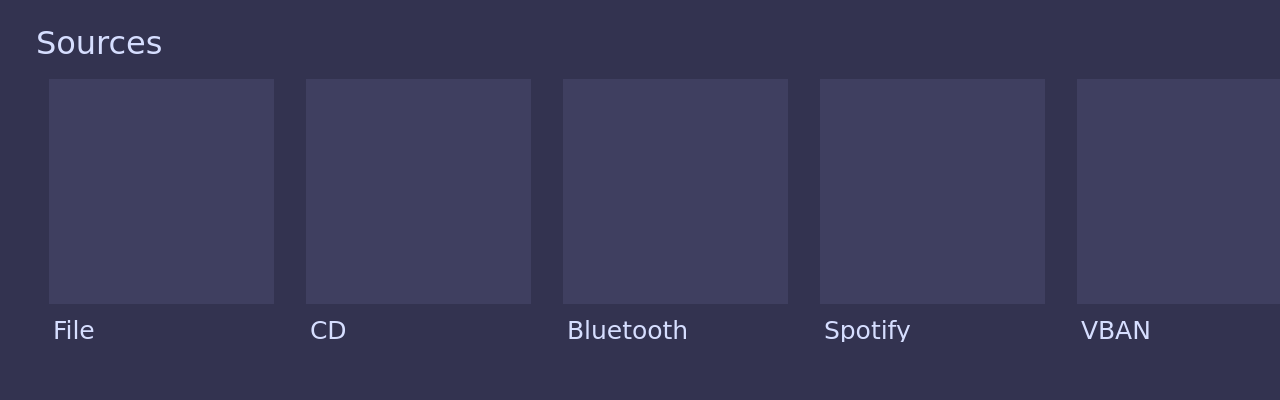
<?xml version="1.0" encoding="UTF-8"?>
<ui version="4.0">
 <class>MainMenuView</class>
 <widget class="QWidget" name="MainMenuView">
  <property name="geometry">
   <rect>
    <x>0</x>
    <y>0</y>
    <width>1280</width>
    <height>400</height>
   </rect>
  </property>
  <property name="baseSize">
   <size>
    <width>1280</width>
    <height>400</height>
   </size>
  </property>
  <property name="windowTitle">
   <string>Form</string>
  </property>
  <property name="autoFillBackground">
   <bool>false</bool>
  </property>
  <property name="styleSheet">
   <string notr="true">#MainMenuView {
	background-color: #333350;
}</string>
  </property>
  <layout class="QVBoxLayout" name="verticalLayout">
   <property name="spacing">
    <number>0</number>
   </property>
   <property name="leftMargin">
    <number>0</number>
   </property>
   <property name="topMargin">
    <number>0</number>
   </property>
   <property name="rightMargin">
    <number>0</number>
   </property>
   <property name="bottomMargin">
    <number>0</number>
   </property>
   <item>
    <layout class="QHBoxLayout" name="headerLayout">
     <property name="spacing">
      <number>8</number>
     </property>
     <property name="sizeConstraint">
      <enum>QLayout::SetDefaultConstraint</enum>
     </property>
     <property name="leftMargin">
      <number>36</number>
     </property>
     <property name="topMargin">
      <number>24</number>
     </property>
     <property name="rightMargin">
      <number>22</number>
     </property>
     <property name="bottomMargin">
      <number>8</number>
     </property>
     <item>
      <widget class="QLabel" name="label">
       <property name="font">
        <font>
         <family>DejaVu Sans</family>
         <pointsize>24</pointsize>
         <italic>false</italic>
         <bold>false</bold>
         <kerning>true</kerning>
        </font>
       </property>
       <property name="styleSheet">
        <string notr="true">QLabel {
	color: #D6DEFF;
}</string>
       </property>
       <property name="text">
        <string>Sources</string>
       </property>
      </widget>
     </item>
     <item>
      <spacer name="horizontalSpacer_2">
       <property name="orientation">
        <enum>Qt::Horizontal</enum>
       </property>
       <property name="sizeHint" stdset="0">
        <size>
         <width>40</width>
         <height>20</height>
        </size>
       </property>
      </spacer>
     </item>
     <item>
      <widget class="QPushButton" name="backButton">
       <property name="maximumSize">
        <size>
         <width>56</width>
         <height>56</height>
        </size>
       </property>
       <property name="font">
        <font>
         <family>DejaVu Sans Mono</family>
         <pointsize>12</pointsize>
         <bold>true</bold>
        </font>
       </property>
       <property name="styleSheet">
        <string notr="true">QPushButton {
	background-color: transparent;
	border: 0px;
	border-radius: 28px;
}

QPushButton:pressed {
	border: 0px;
	border-radius: 28px;
	background-color: #4A4A71;
}</string>
       </property>
       <property name="text">
        <string/>
       </property>
       <property name="icon">
        <iconset>
         <normalon>:/assets/menu-icon-x.png</normalon>
        </iconset>
       </property>
       <property name="iconSize">
        <size>
         <width>56</width>
         <height>56</height>
        </size>
       </property>
      </widget>
     </item>
    </layout>
   </item>
   <item>
    <widget class="QScrollArea" name="scrollArea">
     <property name="autoFillBackground">
      <bool>false</bool>
     </property>
     <property name="styleSheet">
      <string notr="true">QWidget {
	background-color: transparent;
}</string>
     </property>
     <property name="frameShape">
      <enum>QFrame::NoFrame</enum>
     </property>
     <property name="frameShadow">
      <enum>QFrame::Plain</enum>
     </property>
     <property name="lineWidth">
      <number>0</number>
     </property>
     <property name="verticalScrollBarPolicy">
      <enum>Qt::ScrollBarAlwaysOff</enum>
     </property>
     <property name="horizontalScrollBarPolicy">
      <enum>Qt::ScrollBarAlwaysOff</enum>
     </property>
     <property name="widgetResizable">
      <bool>false</bool>
     </property>
     <widget class="QWidget" name="scrollAreaWidgetContents">
      <property name="geometry">
       <rect>
        <x>0</x>
        <y>0</y>
        <width>1540</width>
        <height>312</height>
       </rect>
      </property>
      <layout class="QHBoxLayout" name="horizontalLayout">
       <property name="spacing">
        <number>32</number>
       </property>
       <item>
        <spacer name="horizontalSpacer_3">
         <property name="orientation">
          <enum>Qt::Horizontal</enum>
         </property>
         <property name="sizeType">
          <enum>QSizePolicy::Fixed</enum>
         </property>
         <property name="sizeHint" stdset="0">
          <size>
           <width>40</width>
           <height>20</height>
          </size>
         </property>
        </spacer>
       </item>
       <item>
        <widget class="QWidget" name="fileButtonWidget" native="true">
         <property name="sizePolicy">
          <sizepolicy hsizetype="Preferred" vsizetype="Preferred">
           <horstretch>0</horstretch>
           <verstretch>0</verstretch>
          </sizepolicy>
         </property>
         <layout class="QVBoxLayout" name="verticalLayout_3">
          <property name="spacing">
           <number>14</number>
          </property>
          <property name="sizeConstraint">
           <enum>QLayout::SetDefaultConstraint</enum>
          </property>
          <property name="leftMargin">
           <number>0</number>
          </property>
          <property name="topMargin">
           <number>0</number>
          </property>
          <property name="rightMargin">
           <number>0</number>
          </property>
          <property name="bottomMargin">
           <number>0</number>
          </property>
          <item>
           <widget class="QPushButton" name="fileSourceButton">
            <property name="sizePolicy">
             <sizepolicy hsizetype="Fixed" vsizetype="Fixed">
              <horstretch>0</horstretch>
              <verstretch>0</verstretch>
             </sizepolicy>
            </property>
            <property name="minimumSize">
             <size>
              <width>225</width>
              <height>225</height>
             </size>
            </property>
            <property name="maximumSize">
             <size>
              <width>225</width>
              <height>225</height>
             </size>
            </property>
            <property name="font">
             <font>
              <family>DejaVu Sans Mono</family>
              <pointsize>24</pointsize>
              <bold>false</bold>
              <kerning>true</kerning>
             </font>
            </property>
            <property name="styleSheet">
             <string notr="true">QPushButton {
	color: #D6DEFF;
	background-color: #3F3F60;
	border: 0px;
	border-radius: 0px;
}

QPushButton:pressed {
	color: #D6DEFF;
	background-color: #4A4A71;
	border: 0px;
}</string>
            </property>
            <property name="text">
             <string/>
            </property>
            <property name="icon">
             <iconset>
              <normalon>:/assets/source-icon-file.png</normalon>
             </iconset>
            </property>
            <property name="iconSize">
             <size>
              <width>128</width>
              <height>128</height>
             </size>
            </property>
           </widget>
          </item>
          <item>
           <layout class="QHBoxLayout" name="horizontalLayout_2">
            <property name="spacing">
             <number>0</number>
            </property>
            <property name="topMargin">
             <number>0</number>
            </property>
            <item>
             <spacer name="horizontalSpacer_4">
              <property name="orientation">
               <enum>Qt::Horizontal</enum>
              </property>
              <property name="sizeType">
               <enum>QSizePolicy::Fixed</enum>
              </property>
              <property name="sizeHint" stdset="0">
               <size>
                <width>4</width>
                <height>20</height>
               </size>
              </property>
             </spacer>
            </item>
            <item>
             <widget class="QLabel" name="label_2">
              <property name="minimumSize">
               <size>
                <width>0</width>
                <height>24</height>
               </size>
              </property>
              <property name="maximumSize">
               <size>
                <width>16777215</width>
                <height>24</height>
               </size>
              </property>
              <property name="font">
               <font>
                <family>DejaVu Sans</family>
                <pointsize>19</pointsize>
               </font>
              </property>
              <property name="styleSheet">
               <string notr="true">QLabel {
	color: #D6DEFF;
}</string>
              </property>
              <property name="text">
               <string>File</string>
              </property>
             </widget>
            </item>
           </layout>
          </item>
          <item>
           <spacer name="verticalSpacer_2">
            <property name="orientation">
             <enum>Qt::Vertical</enum>
            </property>
            <property name="sizeHint" stdset="0">
             <size>
              <width>20</width>
              <height>40</height>
             </size>
            </property>
           </spacer>
          </item>
         </layout>
        </widget>
       </item>
       <item>
        <widget class="QWidget" name="cdButtonWidget" native="true">
         <property name="sizePolicy">
          <sizepolicy hsizetype="Preferred" vsizetype="Preferred">
           <horstretch>0</horstretch>
           <verstretch>0</verstretch>
          </sizepolicy>
         </property>
         <layout class="QVBoxLayout" name="verticalLayout_4">
          <property name="spacing">
           <number>14</number>
          </property>
          <property name="sizeConstraint">
           <enum>QLayout::SetDefaultConstraint</enum>
          </property>
          <property name="leftMargin">
           <number>0</number>
          </property>
          <property name="topMargin">
           <number>0</number>
          </property>
          <property name="rightMargin">
           <number>0</number>
          </property>
          <property name="bottomMargin">
           <number>0</number>
          </property>
          <item>
           <widget class="QPushButton" name="cdSourceButton">
            <property name="sizePolicy">
             <sizepolicy hsizetype="Fixed" vsizetype="Fixed">
              <horstretch>0</horstretch>
              <verstretch>0</verstretch>
             </sizepolicy>
            </property>
            <property name="minimumSize">
             <size>
              <width>225</width>
              <height>225</height>
             </size>
            </property>
            <property name="maximumSize">
             <size>
              <width>225</width>
              <height>225</height>
             </size>
            </property>
            <property name="font">
             <font>
              <family>DejaVu Sans Mono</family>
              <pointsize>24</pointsize>
              <bold>false</bold>
              <kerning>true</kerning>
             </font>
            </property>
            <property name="styleSheet">
             <string notr="true">QPushButton {
	color: #D6DEFF;
	background-color: #3F3F60;
	border: 0px;
	border-radius: 0px;
}

QPushButton:pressed {
	color: #D6DEFF;
	background-color: #4A4A71;
	border: 0px;
}</string>
            </property>
            <property name="text">
             <string/>
            </property>
            <property name="icon">
             <iconset>
              <normalon>:/assets/source-icon-cd.png</normalon>
             </iconset>
            </property>
            <property name="iconSize">
             <size>
              <width>128</width>
              <height>128</height>
             </size>
            </property>
           </widget>
          </item>
          <item>
           <layout class="QHBoxLayout" name="horizontalLayout_3">
            <property name="spacing">
             <number>0</number>
            </property>
            <property name="topMargin">
             <number>0</number>
            </property>
            <item>
             <spacer name="horizontalSpacer_5">
              <property name="orientation">
               <enum>Qt::Horizontal</enum>
              </property>
              <property name="sizeType">
               <enum>QSizePolicy::Fixed</enum>
              </property>
              <property name="sizeHint" stdset="0">
               <size>
                <width>4</width>
                <height>20</height>
               </size>
              </property>
             </spacer>
            </item>
            <item>
             <widget class="QLabel" name="label_3">
              <property name="minimumSize">
               <size>
                <width>0</width>
                <height>24</height>
               </size>
              </property>
              <property name="maximumSize">
               <size>
                <width>16777215</width>
                <height>24</height>
               </size>
              </property>
              <property name="font">
               <font>
                <family>DejaVu Sans</family>
                <pointsize>19</pointsize>
               </font>
              </property>
              <property name="styleSheet">
               <string notr="true">QLabel {
	color: #D6DEFF;
}</string>
              </property>
              <property name="text">
               <string>CD</string>
              </property>
             </widget>
            </item>
           </layout>
          </item>
          <item>
           <spacer name="verticalSpacer_3">
            <property name="orientation">
             <enum>Qt::Vertical</enum>
            </property>
            <property name="sizeHint" stdset="0">
             <size>
              <width>20</width>
              <height>40</height>
             </size>
            </property>
           </spacer>
          </item>
         </layout>
        </widget>
       </item>
       <item>
        <widget class="QWidget" name="btButtonWidget" native="true">
         <property name="sizePolicy">
          <sizepolicy hsizetype="Preferred" vsizetype="Preferred">
           <horstretch>0</horstretch>
           <verstretch>0</verstretch>
          </sizepolicy>
         </property>
         <layout class="QVBoxLayout" name="verticalLayout_5">
          <property name="spacing">
           <number>14</number>
          </property>
          <property name="sizeConstraint">
           <enum>QLayout::SetDefaultConstraint</enum>
          </property>
          <property name="leftMargin">
           <number>0</number>
          </property>
          <property name="topMargin">
           <number>0</number>
          </property>
          <property name="rightMargin">
           <number>0</number>
          </property>
          <property name="bottomMargin">
           <number>0</number>
          </property>
          <item>
           <widget class="QPushButton" name="btSourceButton">
            <property name="sizePolicy">
             <sizepolicy hsizetype="Fixed" vsizetype="Fixed">
              <horstretch>0</horstretch>
              <verstretch>0</verstretch>
             </sizepolicy>
            </property>
            <property name="minimumSize">
             <size>
              <width>225</width>
              <height>225</height>
             </size>
            </property>
            <property name="maximumSize">
             <size>
              <width>225</width>
              <height>225</height>
             </size>
            </property>
            <property name="font">
             <font>
              <family>DejaVu Sans Mono</family>
              <pointsize>24</pointsize>
              <bold>false</bold>
              <kerning>true</kerning>
             </font>
            </property>
            <property name="styleSheet">
             <string notr="true">QPushButton {
	color: #D6DEFF;
	background-color: #3F3F60;
	border: 0px;
	border-radius: 0px;
}

QPushButton:pressed {
	color: #D6DEFF;
	background-color: #4A4A71;
	border: 0px;
}</string>
            </property>
            <property name="text">
             <string/>
            </property>
            <property name="icon">
             <iconset>
              <normalon>:/assets/source-icon-bluetooth.png</normalon>
             </iconset>
            </property>
            <property name="iconSize">
             <size>
              <width>128</width>
              <height>128</height>
             </size>
            </property>
           </widget>
          </item>
          <item>
           <layout class="QHBoxLayout" name="horizontalLayout_4">
            <property name="spacing">
             <number>0</number>
            </property>
            <property name="topMargin">
             <number>0</number>
            </property>
            <item>
             <spacer name="horizontalSpacer_6">
              <property name="orientation">
               <enum>Qt::Horizontal</enum>
              </property>
              <property name="sizeType">
               <enum>QSizePolicy::Fixed</enum>
              </property>
              <property name="sizeHint" stdset="0">
               <size>
                <width>4</width>
                <height>20</height>
               </size>
              </property>
             </spacer>
            </item>
            <item>
             <widget class="QLabel" name="label_4">
              <property name="minimumSize">
               <size>
                <width>0</width>
                <height>24</height>
               </size>
              </property>
              <property name="maximumSize">
               <size>
                <width>16777215</width>
                <height>24</height>
               </size>
              </property>
              <property name="font">
               <font>
                <family>DejaVu Sans</family>
                <pointsize>19</pointsize>
               </font>
              </property>
              <property name="styleSheet">
               <string notr="true">QLabel {
	color: #D6DEFF;
}</string>
              </property>
              <property name="text">
               <string>Bluetooth</string>
              </property>
             </widget>
            </item>
           </layout>
          </item>
          <item>
           <spacer name="verticalSpacer_4">
            <property name="orientation">
             <enum>Qt::Vertical</enum>
            </property>
            <property name="sizeHint" stdset="0">
             <size>
              <width>20</width>
              <height>40</height>
             </size>
            </property>
           </spacer>
          </item>
         </layout>
        </widget>
       </item>
       <item>
        <widget class="QWidget" name="spotifyButtonWidget" native="true">
         <property name="sizePolicy">
          <sizepolicy hsizetype="Preferred" vsizetype="Preferred">
           <horstretch>0</horstretch>
           <verstretch>0</verstretch>
          </sizepolicy>
         </property>
         <layout class="QVBoxLayout" name="verticalLayout_6">
          <property name="spacing">
           <number>14</number>
          </property>
          <property name="sizeConstraint">
           <enum>QLayout::SetDefaultConstraint</enum>
          </property>
          <property name="leftMargin">
           <number>0</number>
          </property>
          <property name="topMargin">
           <number>0</number>
          </property>
          <property name="rightMargin">
           <number>0</number>
          </property>
          <property name="bottomMargin">
           <number>0</number>
          </property>
          <item>
           <widget class="QPushButton" name="spotifySourceButton">
            <property name="sizePolicy">
             <sizepolicy hsizetype="Fixed" vsizetype="Fixed">
              <horstretch>0</horstretch>
              <verstretch>0</verstretch>
             </sizepolicy>
            </property>
            <property name="minimumSize">
             <size>
              <width>225</width>
              <height>225</height>
             </size>
            </property>
            <property name="maximumSize">
             <size>
              <width>225</width>
              <height>225</height>
             </size>
            </property>
            <property name="font">
             <font>
              <family>DejaVu Sans Mono</family>
              <pointsize>24</pointsize>
              <bold>false</bold>
              <kerning>true</kerning>
             </font>
            </property>
            <property name="styleSheet">
             <string notr="true">QPushButton {
	color: #D6DEFF;
	background-color: #3F3F60;
	border: 0px;
	border-radius: 0px;
}

QPushButton:pressed {
	color: #D6DEFF;
	background-color: #4A4A71;
	border: 0px;
}</string>
            </property>
            <property name="text">
             <string/>
            </property>
            <property name="icon">
             <iconset>
              <normalon>:/assets/source-icon-spotify.png</normalon>
             </iconset>
            </property>
            <property name="iconSize">
             <size>
              <width>128</width>
              <height>128</height>
             </size>
            </property>
           </widget>
          </item>
          <item>
           <layout class="QHBoxLayout" name="horizontalLayout_5">
            <property name="spacing">
             <number>0</number>
            </property>
            <property name="topMargin">
             <number>0</number>
            </property>
            <item>
             <spacer name="horizontalSpacer_7">
              <property name="orientation">
               <enum>Qt::Horizontal</enum>
              </property>
              <property name="sizeType">
               <enum>QSizePolicy::Fixed</enum>
              </property>
              <property name="sizeHint" stdset="0">
               <size>
                <width>4</width>
                <height>20</height>
               </size>
              </property>
             </spacer>
            </item>
            <item>
             <widget class="QLabel" name="label_5">
              <property name="minimumSize">
               <size>
                <width>0</width>
                <height>24</height>
               </size>
              </property>
              <property name="maximumSize">
               <size>
                <width>16777215</width>
                <height>24</height>
               </size>
              </property>
              <property name="font">
               <font>
                <family>DejaVu Sans</family>
                <pointsize>19</pointsize>
               </font>
              </property>
              <property name="styleSheet">
               <string notr="true">QLabel {
	color: #D6DEFF;
}</string>
              </property>
              <property name="text">
               <string>Spotify</string>
              </property>
             </widget>
            </item>
           </layout>
          </item>
          <item>
           <spacer name="verticalSpacer_5">
            <property name="orientation">
             <enum>Qt::Vertical</enum>
            </property>
            <property name="sizeHint" stdset="0">
             <size>
              <width>20</width>
              <height>40</height>
             </size>
            </property>
           </spacer>
          </item>
         </layout>
        </widget>
       </item>
       <item>
        <widget class="QWidget" name="vbanButtonWidget" native="true">
         <property name="sizePolicy">
          <sizepolicy hsizetype="Preferred" vsizetype="Preferred">
           <horstretch>0</horstretch>
           <verstretch>0</verstretch>
          </sizepolicy>
         </property>
         <layout class="QVBoxLayout" name="verticalLayout_7">
          <property name="spacing">
           <number>14</number>
          </property>
          <property name="sizeConstraint">
           <enum>QLayout::SetDefaultConstraint</enum>
          </property>
          <property name="leftMargin">
           <number>0</number>
          </property>
          <property name="topMargin">
           <number>0</number>
          </property>
          <property name="rightMargin">
           <number>0</number>
          </property>
          <property name="bottomMargin">
           <number>0</number>
          </property>
          <item>
           <widget class="QPushButton" name="vbanButton">
            <property name="sizePolicy">
             <sizepolicy hsizetype="Fixed" vsizetype="Fixed">
              <horstretch>0</horstretch>
              <verstretch>0</verstretch>
             </sizepolicy>
            </property>
            <property name="minimumSize">
             <size>
              <width>225</width>
              <height>225</height>
             </size>
            </property>
            <property name="maximumSize">
             <size>
              <width>225</width>
              <height>225</height>
             </size>
            </property>
            <property name="font">
             <font>
              <family>DejaVu Sans Mono</family>
              <pointsize>24</pointsize>
              <bold>false</bold>
              <kerning>true</kerning>
             </font>
            </property>
            <property name="styleSheet">
             <string notr="true">QPushButton {
	color: #D6DEFF;
	background-color: #3F3F60;
	border: 0px;
	border-radius: 0px;
}

QPushButton:pressed {
	color: #D6DEFF;
	background-color: #4A4A71;
	border: 0px;
}</string>
            </property>
            <property name="text">
             <string/>
            </property>
            <property name="icon">
             <iconset>
              <normalon>:/assets/source-icon-vban.png</normalon>
             </iconset>
            </property>
            <property name="iconSize">
             <size>
              <width>128</width>
              <height>128</height>
             </size>
            </property>
           </widget>
          </item>
          <item>
           <layout class="QHBoxLayout" name="horizontalLayout_6">
            <property name="spacing">
             <number>0</number>
            </property>
            <property name="topMargin">
             <number>0</number>
            </property>
            <item>
             <spacer name="horizontalSpacer_8">
              <property name="orientation">
               <enum>Qt::Horizontal</enum>
              </property>
              <property name="sizeType">
               <enum>QSizePolicy::Fixed</enum>
              </property>
              <property name="sizeHint" stdset="0">
               <size>
                <width>4</width>
                <height>20</height>
               </size>
              </property>
             </spacer>
            </item>
            <item>
             <widget class="QLabel" name="label_6">
              <property name="minimumSize">
               <size>
                <width>0</width>
                <height>24</height>
               </size>
              </property>
              <property name="maximumSize">
               <size>
                <width>16777215</width>
                <height>24</height>
               </size>
              </property>
              <property name="font">
               <font>
                <family>DejaVu Sans</family>
                <pointsize>19</pointsize>
               </font>
              </property>
              <property name="styleSheet">
               <string notr="true">QLabel {
	color: #D6DEFF;
}</string>
              </property>
              <property name="text">
               <string>VBAN</string>
              </property>
             </widget>
            </item>
           </layout>
          </item>
          <item>
           <spacer name="verticalSpacer_6">
            <property name="orientation">
             <enum>Qt::Vertical</enum>
            </property>
            <property name="sizeHint" stdset="0">
             <size>
              <width>20</width>
              <height>40</height>
             </size>
            </property>
           </spacer>
          </item>
         </layout>
        </widget>
       </item>
       <item>
        <spacer name="horizontalSpacer">
         <property name="orientation">
          <enum>Qt::Horizontal</enum>
         </property>
         <property name="sizeHint" stdset="0">
          <size>
           <width>40</width>
           <height>20</height>
          </size>
         </property>
        </spacer>
       </item>
      </layout>
     </widget>
    </widget>
   </item>
  </layout>
 </widget>
 <resources/>
 <connections/>
</ui>
